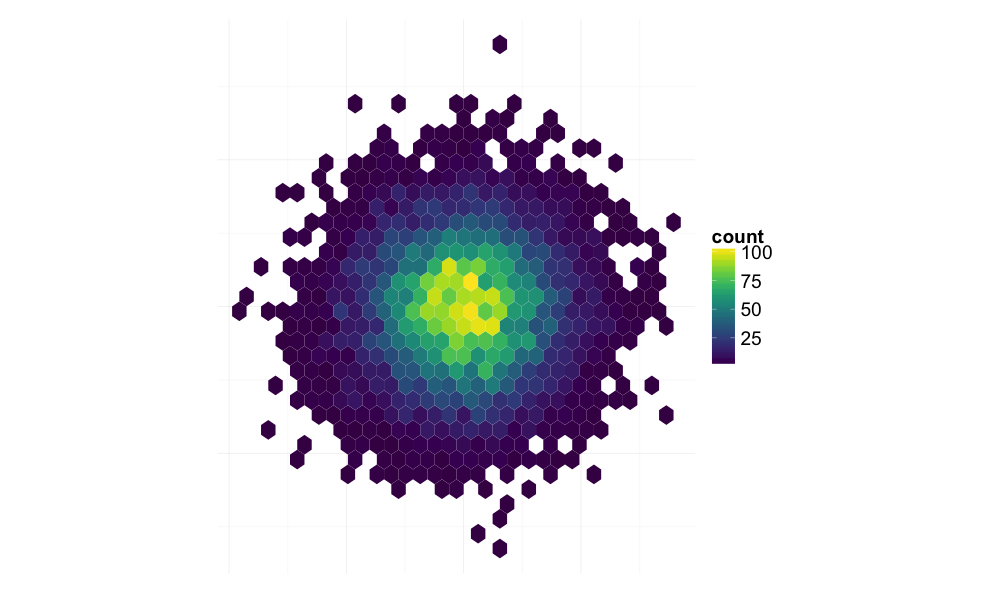

The R source for this figure:
library(ggplot2)
library(hexbin)

dat <- within(data.frame(x = rnorm(10000), y = rnorm(10000)), {
  Distance <- sqrt(x^2 + y^2)
})

ggplot(dat, aes(x = x, y = y)) +
  geom_hex() + coord_fixed() +
  scale_fill_gradientn(colours = viridis(256)) +
  theme_minimal(base_size = 24) +
  theme(axis.line = element_blank(), axis.text.x = element_blank(),
        axis.text.y = element_blank(),axis.ticks = element_blank(),
        axis.title.x = element_blank(),
        axis.title.y = element_blank())
